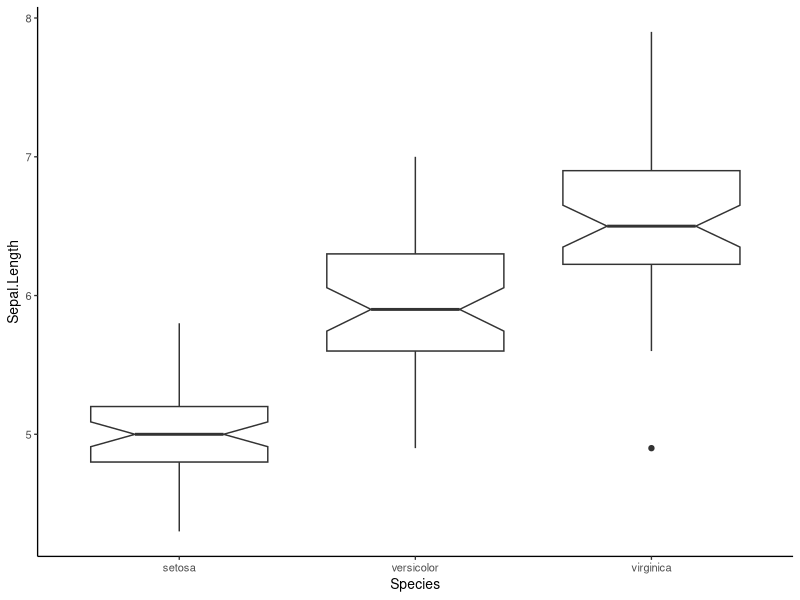
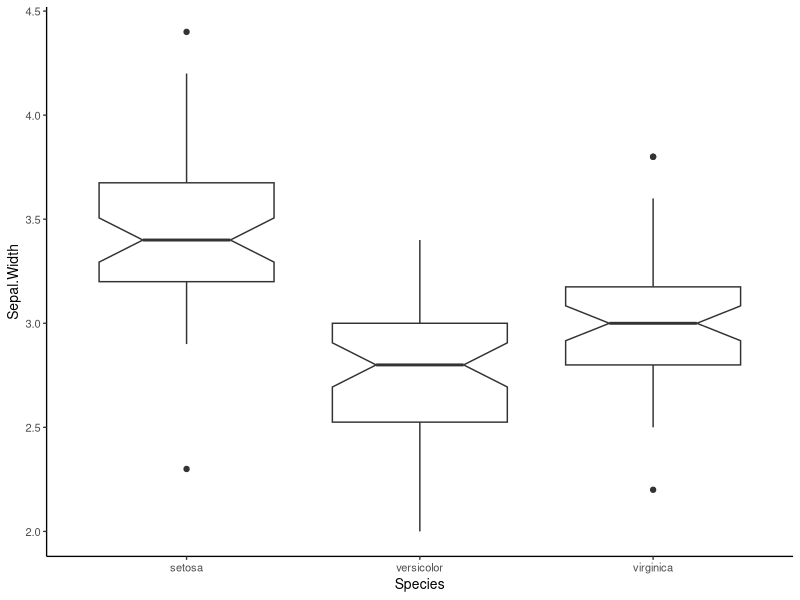
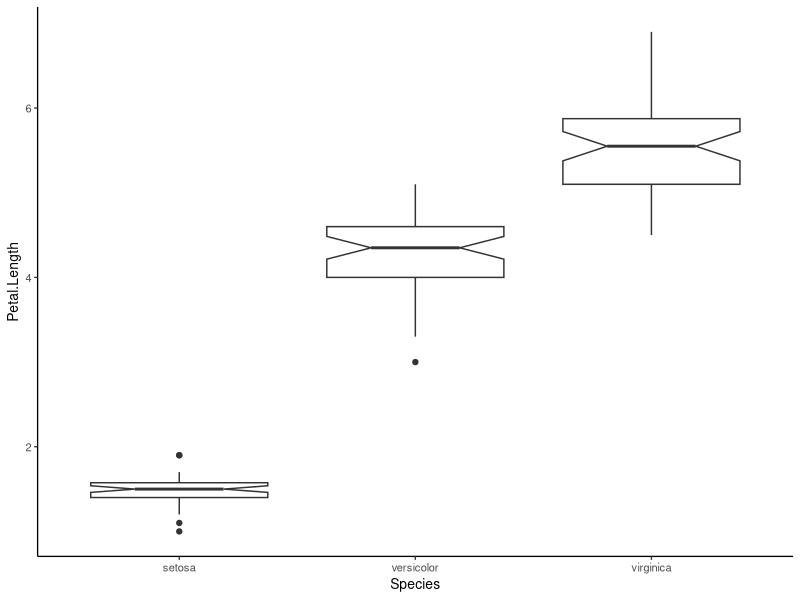
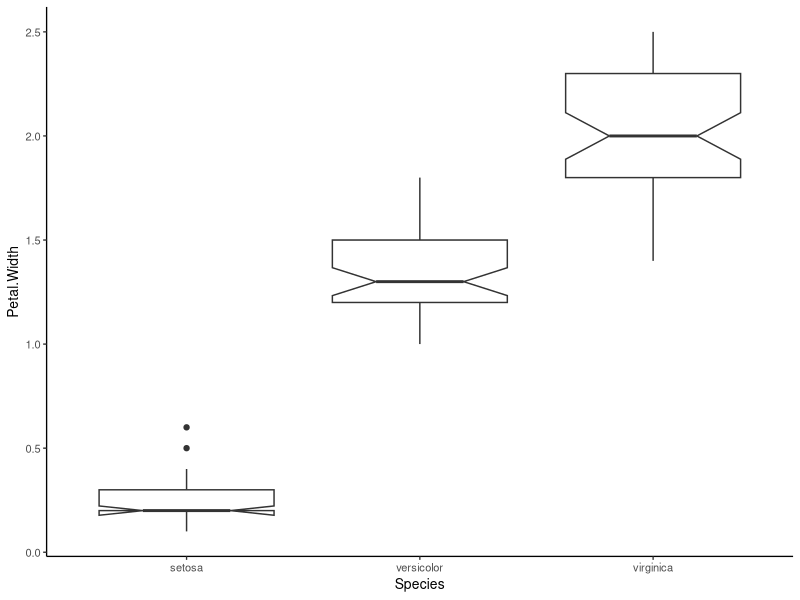

Here is the R script that generated these plots, in order:
##########################################
# 
# Looping through variable names and
# plotting boxplots
#
# Series:
# Little Useless-useful R functions #22
# Created: May 22, 2021
# Author: Tomaž Kaštrun
# Blog: tomaztsql.wordpress.com
# V.1.0

# Changelog: 
###########################################

library(ggplot2)


#get column names from sample dataset Iris
variableR <- names(iris)[1:4]
x <- names(iris)[5]

# Helper function
Iris_plot <- function(df=iris, x, y) {
  ggplot(df, aes(x = !! sym(x), y = !! sym(y) )) + 
    geom_boxplot(notch = TRUE) +
    theme_classic(base_size = 10)
}


# Main loop through the columns and dataset
for(varR in variableR){
  name <- paste0(varR, "_x_", x)
  png(paste0(name, ".png"))
  print(Iris_plot(df=iris, x=x, y=varR))
  dev.off()
}
